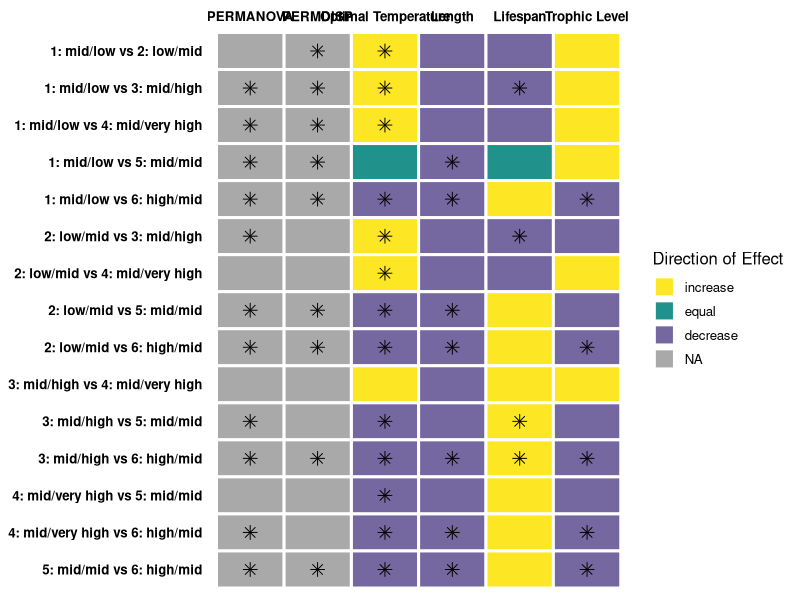
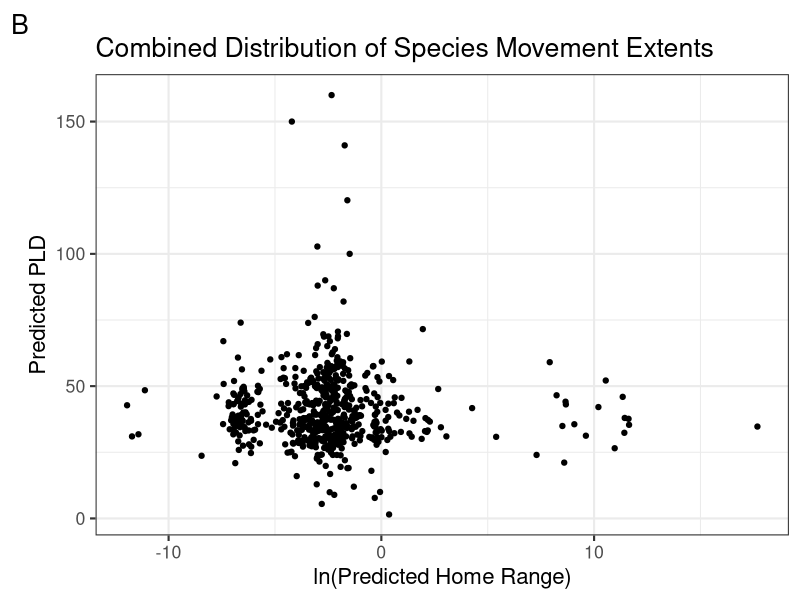
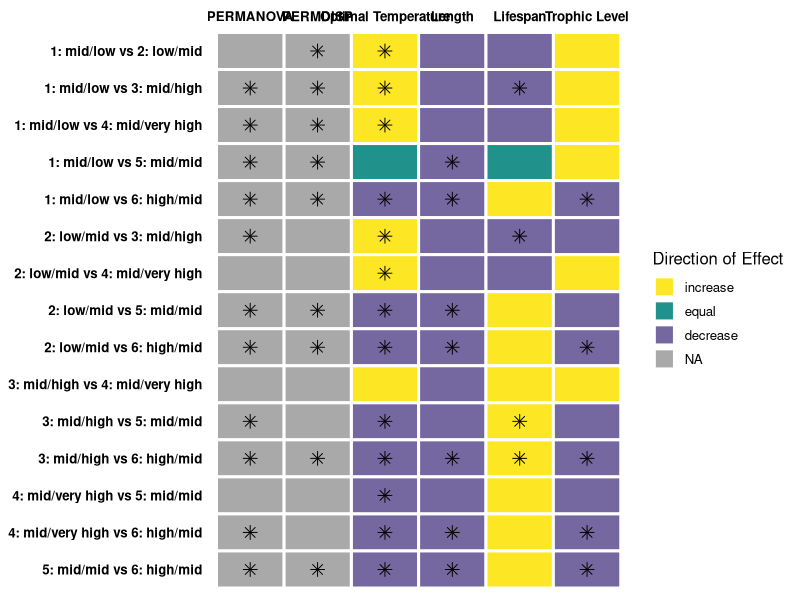

Write R code to recreate these figures, in order. (Note: this script raises an error after producing the figures.)
## ---- chunk 1
knitr::opts_chunk$set(echo = TRUE, message = FALSE, warning = FALSE)

library(tidyverse)
library(patchwork)
library(cowplot)
library(ggpubr)
library(ggrepel)
## ---- chunk 2
fishbase_data <- read_csv(here::here("01_data", "02_processed_data", "fishbase_data.csv"))

filled_data <- read_csv(here::here("01_data", "02_processed_data", "filled_data.csv"))

filled_data2 <- read_csv(here::here("01_data", "02_processed_data", "filled_data2.csv")) %>%
  mutate_if(is.character, as.factor)
## ---- chunk 3

cohort <- c("1: mid/low vs 2: low/mid", "1: mid/low vs 3: mid/high", "1: mid/low vs 4: mid/very high", "1: mid/low vs 5: mid/mid", "1: mid/low vs 6: high/mid",
            "2: low/mid vs 3: mid/high", "2: low/mid vs 4: mid/very high", "2: low/mid vs 5: mid/mid", "2: low/mid vs 6: high/mid",
            "3: mid/high vs 4: mid/very high", "3: mid/high vs 5: mid/mid", "3: mid/high vs 6: high/mid",
            "4: mid/very high vs 5: mid/mid", "4: mid/very high vs 6: high/mid",
            "5: mid/mid vs 6: high/mid")
PERMDISP <- c(0.0019, 0.0003, 0.0327, 0.0001, 0.0001,
              0.5182, 0.7507, 0.0138, 0.0005,
              0.9792, 0.5276, 0.0029, 
              0.7928, 0.1475, 
              0.0052)
PERMANOVA <- c(1.0000, 0.0015, 0.0495, 0.0015, 0.0015,
               0.0015, 1.0000, 0.0015, 0.0015,
               1.0000, 0.0015, 0.0015,
               0.8175, 0.0090,
               0.0015)
Optimal_Temp <- c(0.005043306637114, 0.000000051454126, 0.000113116310469, 0.789451442990800, 0.010082693281337,
                  0.000025756231358, 0.001765218761412, 0.000112331676538, 0.000038520195310,
                  0.284373283785538, 0.000000002348839, 0.000000002258531, 
                  0.000068856888538, 0.000001695644852, 
                  0.010090438574951)
temp_arrows <- c("increase", "increase", "increase", "equal", "decrease",
                 "increase", "increase","decrease", "decrease",
                 "increase","decrease", "decrease",
                 "decrease", "decrease",
                 "decrease")
Length <- c(0.8592642, 0.9998089, 0.9872521, 0.0007795, 0.0000000,
            0.9070423, 0.9181733, 0.0000000, 0.0000000,
            0.9966266, 0.1494607, 0.0000000,
            0.9897718, 0.0008647,
            0.0000000)
length_arrows <- c("decrease", "decrease", "decrease", "decrease", "decrease",
                   "decrease", "decrease", "decrease", "decrease",
                   "decrease", "decrease", "decrease",
                   "decrease", "decrease",
                   "decrease")
Lifespan <- c(0.57035468549, 0.00007769083, 0.55052882501, 0.74567296422, 0.31579160719,
              0.00010263105, 0.59495732706, 0.73671251684, 0.20707475101,
              0.38779558233, 0.00017543403, 0.00008096802,
              0.58625833556, 0.24515673988,
              0.24664224315)
life_arrows <- c("decrease", "decrease", "decrease", "equal", "increase",
                 "decrease", "decrease", "increase", "increase",
                 "increase", "increase", "increase",
                 "increase", "increase",
                 "increase")
Trophic_Level <- c(0.1035871996367, 0.0891868417293, 0.5697644317228, 0.5148291779984, 0.0000607828670,
                   0.5183877375223, 0.8682996282889, 0.2916548282051, 0.0000002614727,
                   0.8630208058363, 0.2124781071891, 0.0000015574893, 
                   0.7282998974706, 0.0082066924854, 
                   0.0000032514102)
trophic_arrows <- c("increase", "increase", "increase", "increase", "decrease",
                    "decrease", "increase", "decrease", "decrease",
                    "increase", "decrease", "decrease",
                    "decrease", "decrease",
                    "decrease")

# Create data frame
data <- data.frame(cohort, PERMDISP, PERMANOVA, Optimal_Temp, Length, Lifespan, Trophic_Level)

# Pivot to long data format
data_long <- data %>% 
  mutate(across(c("Optimal_Temp", "Length", "Lifespan", "Trophic_Level"), round, 4)) %>% 
  pivot_longer(-cohort) %>% 
  set_names(c("cohort", "variable", "p_value")) %>% 
  mutate(significant = case_when(
    p_value >= 0.05 ~ "no",
    p_value < 0.05 ~ "yes"
  ))

# Add arrow information
data1 <- data.frame(cohort, temp_arrows, length_arrows, life_arrows, trophic_arrows) %>% 
  rename(Optimal_Temp = temp_arrows, Length = length_arrows, Lifespan = life_arrows, Trophic_Level = trophic_arrows) %>% 
  pivot_longer(-cohort) %>% 
  set_names(c("cohort", "variable", "direction")) %>% 
  full_join(data_long, by = c("cohort","variable")) %>% 
  mutate(direction = fct_relevel(direction, c("increase", "equal", "decrease")))

# Reorder and rename levels
data1$variable <- factor(data1$variable, levels = c("PERMANOVA", "PERMDISP", "Optimal_Temp", "Length", "Lifespan", "Trophic_Level"))
data1$variable <- recode_factor(data1$variable, PERMANOVA = "PERMANOVA", PERMDISP = "PERMDISP", Optimal_Temp = "Optimal Temperature", Length = "Length", Lifespan = "Lifespan", Trophic_Level = "Trophic Level")



# Plot 
g <- ggplot(data1, aes(x = variable, y = cohort, fill = direction)) +
  geom_tile(color = "white", lwd = 1) +
  geom_point(data = data1 %>% filter(significant == "yes"), shape = 8, size = 3, color = "black", show.legend = FALSE) +
  theme_minimal(base_size = 12) +
  theme(axis.title = element_blank(),
        axis.text = element_text(face = "bold", color = "black"),
        axis.ticks = element_blank(),
        panel.grid.major = element_blank()) +
  labs(fill = "Direction of Effect") +
  scale_x_discrete(position = "top") +
  scale_y_discrete(limits = rev) +
  scale_fill_manual(values = c("#fde725", "#21918c", "#7568a0"), na.value = "darkgray")

g

ggsave(g, file = paste0("stats_sum.pdf"), path = here::here("04_figs"), height = 12, width = 12)

#geom_point(data = data_arrows, mapping=aes(x = variable, y = cohort), pch = "x", inherit.aes = F)

## ---- chunk 4
# homerange vs PLD
fishbase_data_gmm <- filled_data2 %>%
  mutate(class2 = as.factor(class2))

hr_hist <- ggplot(fishbase_data_gmm, aes(log(home_range))) +
  geom_histogram() +
  theme_bw(base_size = 16) +
  labs(
    y = "Count",
    x = "ln(Predicted Home Range)",
    tag = "A"
  ) +
  ggtitle("Individual Distributions of Species Movement Extents")

pld_hist <- ggplot(fishbase_data_gmm, aes(pld)) +
  geom_histogram() +
  theme_bw(base_size = 16) +
  labs(
    y = "Count",
    x = "Predicted PLD"
  )

dist_plot <- (hr_hist / pld_hist)

p1 <- ggplot(fishbase_data_gmm, aes(log(home_range), pld)) +
  geom_jitter() +
  theme_bw(base_size = 16) +
  labs(
    y = "Predicted PLD",
    x = "ln(Predicted Home Range)",
    tag = "B"
  ) +
  ggtitle("Combined Distribution of Species Movement Extents")

p1



# example_fish <- filled_data2 %>%
#   select(species, fb_name, class2, class3, magnitude_homerange, month_pld) %>%
#   filter(fb_name %in% c(
#     "Hogfish", "Yellow snapper", "Blackfin tuna", "Humphead wrasse", "Pacific red snapper",
#     "Giant seabass", "Lemon sole", "Chum salmon", "Pacific ocean perch", "Atlantic herring",
#     "Atlantic cod", "Haddock", "Atlantic salmon", "California sheephead", "Black seabream",
#     "Blue marlin", "Yellowfin tuna", "Swordfish"
#     # "Blackhead seabream", "Pink salmon", "Coho salmon", "Ghost shark", "Pollack", "Polar cod", "Sockeye salmon", "Chinook salmon"
#   ))


gmm_new_fig <- ggplot(fishbase_data_gmm, aes(magnitude_homerange, month_pld)) +
  theme_bw(base_size = 16) +
  labs(
    x = "Predicted Home Range Magnitude",
    y = "Predicted PLD Month",
    color = "Class (Homerange/PLD)",
    tag = "C"
  ) +
  ylim(-0.1,6) +
  theme(legend.position = "bottom") +
  scale_color_viridis_d() +
  geom_label_repel(
    data = subset(fishbase_data_gmm, fb_name %in% c("Hogfish", "Yellow snapper", "Blackfin tuna")),
    aes(label = fb_name, color = class2),
    vjust = "outward", hjust = "outward",
    min.segment.length = 0.5,
    nudge_y = -1,
    show.legend = FALSE
  ) +
  geom_label_repel(
    data = subset(fishbase_data_gmm, fb_name %in% c("Chocolate hind", "Lingcod", "Nassau grouper")),
    aes(label = fb_name, color = class2),
    hjust = "inward",
    min.segment.length = 0.5,
    box.padding = 0.3,
    nudge_x = -2, nudge_y = -0.8,
    show.legend = FALSE
  ) +
  geom_label_repel(
    data = subset(fishbase_data_gmm, fb_name %in% c("Lemon sole", "North Pacific hake", "Yellowstripe goatfish")),
    aes(label = fb_name, color = class2),
    vjust = "outward", hjust = "outward",
    min.segment.length = 0.5,
    nudge_x = -1, nudge_y = 0.8,
    show.legend = FALSE
  ) +
  geom_label_repel(
    data = subset(fishbase_data_gmm, fb_name %in% c("Atlantic herring", "Atlantic cod", "Summer flounder")),
    aes(label = fb_name, color = class2),
    vjust = "outward", hjust = "outward",
    min.segment.length = 0.5,
    nudge_y = 0,
    show.legend = FALSE
  ) +
  geom_label_repel(
    data = subset(fishbase_data_gmm, fb_name %in% c("Great barracuda", "Giant trevally", "Black seabream")),
    aes(label = fb_name, color = class2),
    vjust = "outward", hjust = "outward",
    min.segment.length = 0.5,
    nudge_y = 1, nudge_x = 0.3,
    show.legend = FALSE
  ) +
  geom_label_repel(
    data = subset(fishbase_data_gmm, fb_name %in% c("Common snook", "Yellowfin tuna", "Swordfish")),
    aes(label = fb_name, color = clas2),
    color = "goldenrod1",
    vjust = "outward", hjust = "outward",
    min.segment.length = 30,
    nudge_y = -0.5,
    show.legend = FALSE
  ) +
  geom_jitter(aes(color = class2)) +
  ggtitle("Distribution of Scaled Species Movement Extents")

gmm_new_fig
#ggsave(gmm_new_fig, file = paste0("gmm_fig.png"), path = here::here("04_figs"), height = 8, width = 15)

# panel
gmm_panel <- ((dist_plot) | p1) / gmm_new_fig &
  theme(plot.tag = element_text(face = "bold"))

gmm_panel
#ggsave(gmm_panel, file = paste0("gmm_panel.pdf"), path = here::here("04_figs", "final_figs"), height = 10, width = 15)

## ---- chunk 5
missing <- miss_var_summary(fishbase_data)
missing2 <- miss_var_summary(filled_data)
missing3 <- miss_var_summary(filled_data2)

missing_fishbase_data <- fishbase_data %>% 
  dplyr::select(
    oxygen_cons, temp_range, fecundity_mean, dev_place,
    longevity_wild, temp_preferred, iucn_category,
  ) %>%
  rename(
    "Oxygen Consumption Rate" = oxygen_cons,
    "Temperature Range" = temp_range,
    "Fecundity" = fecundity_mean,
    "Place of Development" = dev_place,
    "Maximum Recorded Lifespan" = longevity_wild,
    "Optimal Temperature" = temp_preferred,
    "IUCN Category" = iucn_category
  )

m1 <- gg_miss_var(missing_fishbase_data) +
  theme_bw(base_size = 16) +
  labs(y = "Original Missing Data", x = "") +
  theme(axis.title.x = element_text(vjust = -1))
m1

missing_filled_data <- filled_data %>% 
  dplyr::select(
    oxygen_cons, temp_range, dev_place, fecundity_mean,
    longevity_wild, temp_preferred, iucn_category,
  ) %>%
  rename(
    "Oxygen Consumption Rate" = oxygen_cons,
    "Temperature Range" = temp_range,
    "Place of Development" = dev_place,
    "Fecundity" = fecundity_mean,
    "Maximum Recorded Lifespan" = longevity_wild,
    "Optimal Temperature" = temp_preferred,
    "IUCN Category" = iucn_category
  )

m2 <- gg_miss_var(missing_filled_data) + # figure showing the missing data
  theme_bw(base_size = 16) +
  labs(y = "Missing Data After Genus-Level Fill", x = "Variable") +
  theme(axis.title.x = element_text(vjust = -1))
m2

missing_data_final <- filled_data2 %>%
  dplyr::select(
    oxygen_cons, temp_range, fecundity_mean, dev_place,
    longevity_wild, temp_preferred, iucn_category
  ) %>%
  rename(
    "Oxygen Consumption Rate" = oxygen_cons,
    "Temperature Range" = temp_range,
    "Fecundity" = fecundity_mean,
    "Place of Development" = dev_place,
    "Maximum Recorded Lifespan" = longevity_wild,
    "Optimal Temperature" = temp_preferred,
    "IUCN Category" = iucn_category
  )

m3 <- gg_miss_var(missing_data_final) +
  theme_bw(base_size = 16) +
  labs(y = "Missing Data After Family-Level Fill", x = "") +
  theme(axis.title.x = element_text(vjust = -1))
m3

missing_fig <- (m1 / m2 / m3) +
  plot_annotation(tag_levels = "A") &
  theme_bw(base_size = 16)
missing_fig

#ggsave(missing_fig, file = paste0("missing_data.pdf"), path = here::here("04_figs", "final_figs"), height = 12, width = 8)

## ---- chunk 6
# continuous

plot_data <- filled_data2 %>%
  mutate(
    class2 = as.factor(class2),
    class3 = as.factor(class3),
    order = as.factor(order)
  )

response <- "class2"
expl_cont <- c(
  "temp_preferred", "fecundity_mean",
  "longevity_wild", "sp_richness", "length",
  "r_fin", "diet_troph3", "oxygen_cons", "temp_range"
)

box_data <- function(x, y) {
  ggplot(plot_data, aes(x = .data[[y]], y = .data[[x]])) +
    geom_boxplot(aes(color = .data[[y]])) +
    theme_bw() +
    coord_flip() +
    labs(
      x = "Movement Class",
      color = "Class (Homerange/PLD)"
    ) +
    scale_color_viridis_d()
}

# plots_cont <- map(expl_cont, ~ box_data(.x, "class2"))
# plots_cont
## ---- chunk 7

# significant panel
temp_plot <- box_data(x = "temp_preferred", y = "class2") +
  labs(y = "Optimal Temperature (ºC)", x = "") +
  scale_x_discrete(position = "top") +
  theme(axis.text.y = element_blank())
length_plot <- box_data(x = "length", y = "class2") +
  labs(y = "Length (cm)", x = "") +
  scale_x_discrete(position = "top")
long_plot <- box_data(x = "longevity_wild", y = "class2") +
  labs(y = "Maximum Lifespan (yr)", x = "") +
  scale_x_discrete(position = "top")
diet_plot <- box_data(x = "diet_troph3", y = "class2") + 
  labs(y = "Trophic Level", x = "") +
  scale_x_discrete(position = "top") +
  theme(axis.text.y = element_blank())


r_fin_plot <- box_data(x = "r_fin", y = "class2") + 
  stat_kruskal_test(label.y = 0.9, label.x = 6, position = "jitter") +
  labs(y = "Growth Rate", x = "") +
  theme(axis.text.y = element_blank()) +
  scale_x_discrete(position = "top")
oxygen_plot <- box_data(x = "oxygen_cons", y = "class2") + 
  stat_kruskal_test(label.y = 2000, label.x = 5.8, position = "jitter") +
  labs(y = "Oxygen Consumption", x = "") +
  theme(axis.text.y = element_blank()) +
  scale_x_discrete(position = "top")
temp_range_plot <- box_data(x = "temp_range", y = "class2") + 
  stat_kruskal_test(label.y = 20, label.x = 3.5, position = "jitter") +
  labs(y = "Temperature Range", x = "") + 
  scale_x_discrete(position = "top")
fecund_plot <- box_data(x = "fecundity_mean", y = "class2") + 
  stat_kruskal_test(label.y = 40000000, label.x = 5.5, position = "jitter") +
  labs(y = "Fecundity", x = "") +
  scale_x_discrete(position = "top")
sp_rich_plot <- box_data(x = "sp_richness", y = "class2") + 
  stat_kruskal_test(label.y = 1100, position = "jitter") +
  labs(y = "Species Richness", x = "") + 
  scale_x_discrete(position = "top")


num_panel <- r_fin_plot + temp_range_plot + oxygen_plot + sp_rich_plot + plot_spacer() + fecund_plot +
  plot_layout(ncol = 2, guides = "collect") + 
  plot_annotation(tag_levels = "A") &
  theme(text = element_text(size = 14), legend.position = "none")

numeric_panel <- wrap_elements(num_panel) +
  labs(tag = "Movement Class") +
  theme(
    plot.tag = element_text(size = 14, angle = 270),
    plot.tag.position = "right"
  )

numeric_panel
#ggsave(numeric_panel, file = paste0("numeric_panel.pdf"), path = here::here("04_figs", "final_figs"), height = 11, width = 11)


ind_panel <- ((temp_plot | length_plot) / (diet_plot | long_plot)) +
  plot_layout(guides = "collect") +
  plot_annotation(tag_levels = "A") &
  theme(text = element_text(size = 14), legend.position = "none")

individual_panel <- wrap_elements(ind_panel) +
  labs(tag = "Movement Class") +
  theme(
    plot.tag = element_text(size = 14, angle = 270),
    plot.tag.position = "right"
  )

individual_panel

#ggsave(individual_panel, file = paste0("4_trait_panel.pdf"), path = here::here("04_figs", "final_figs"), height = 8, width = 13)

## ---- chunk 8
# ggsave(temp_plot, file = paste0("temp_plot.png"), path = here::here("04_figs", "individual_plots", "numeric"), height = 10, width = 10)
# ggsave(fecund_plot, file = paste0("fecund_plot.png"), path = here::here("04_figs", "individual_plots", "numeric"), height = 10, width = 10)
# ggsave(long_plot, file = paste0("long_plot.png"), path = here::here("04_figs", "individual_plots", "numeric"), height = 10, width = 10)
# ggsave(sp_rich_plot, file = paste0("sp_rich_plot.png"), path = here::here("04_figs", "individual_plots", "numeric"), height = 10, width = 10)
# ggsave(length_plot, file = paste0("length_plot.png"), path = here::here("04_figs", "individual_plots", "numeric"), height = 10, width = 10)
# ggsave(kfin_plot, file = paste0("kfin_plot.png"), path = here::here("04_figs", "individual_plots", "numeric"), height = 10, width = 10)
# ggsave(r_fin_plot, file = paste0("r_fin_plot.png"), path = here::here("04_figs", "individual_plots", "numeric"), height = 10, width = 10)
# ggsave(diet_plot, file = paste0("diet_plot.png"), path = here::here("04_figs", "individual_plots", "numeric"), height = 10, width = 10)
# ggsave(oxygen_plot, file = paste0("oxygen_plot.png"), path = here::here("04_figs", "individual_plots", "numeric"), height = 10, width = 10)
# ggsave(temp_range_plot, file = paste0("temp_range_plot.png"), path = here::here("04_figs", "individual_plots", "numeric"), height = 10, width = 10)
## ---- chunk 9
# categorical

expl_cat <- c(
  "body_shape_i", "dev_place", "demers_pelag", "iucn_category","food_mode"
)

scatter_data <- function(x, y) {
  ggplot(plot_data, aes(x = .data[[x]], y = .data[[y]])) +
    geom_jitter(aes(color = .data[[y]])) +
    theme_bw() +
    labs(
      y = "Movement Class",
      color = "Class (homerange/PLD)"
    ) +
    scale_color_viridis_d() +
    theme(axis.text.x = element_text(angle = 40, hjust = 1))
}

# plots_cat <- map(expl_cat, ~ scatter_data(.x, "class2"))
# plots_cat
## ---- chunk 10

body_plot <- scatter_data(x = "body_shape_i", y = "class2") + 
  labs(y = "", x = "Body Shape") +
  scale_y_discrete(position = "right")
dev_plot <- scatter_data(x = "dev_place", y = "class2") + 
  labs(y = "", x = "Place of Development") +
  scale_y_discrete(position = "right")
demers_plot <- scatter_data(x = "demers_pelag", y = "class2") + 
  labs(y = "", x = "Habitat Type") +
  theme(axis.text.y = element_blank())
iucn_plot <- scatter_data(x = "iucn_category", y = "class2") + 
  labs(y = "", x = "IUCN Category") +
  theme(axis.text.y = element_blank())
food_plot <- scatter_data(x = "food_mode", y = "class2") + 
  labs(y = "", x = "Feeding Mode") +
  scale_y_discrete(position = "right")


cat_panel <- demers_plot + dev_plot + iucn_plot + food_plot + plot_spacer() + body_plot +
  plot_layout(ncol = 2, guides = "collect") + 
  plot_annotation(tag_levels = "A") &
  theme(text = element_text(size = 14), legend.position = "none")

categorical_panel <- wrap_elements(cat_panel) +
  labs(tag = "Movement Class") +
  theme(
    plot.tag = element_text(size = 14, angle = 270),
    plot.tag.position = "right"
  )

categorical_panel
#ggsave(categorical_panel, file = paste0("categorical_panel.pdf"), path = here::here("04_figs", "final_figs"), height = 11, width = 11)

## ---- chunk 11

# # PLD vs Home Range
# p1_wsn <- ggplot(fishbase_data_gmm, aes(log(home_range), pld)) +
#   geom_jitter(color = "#003366") +
#   theme_bw(base_size = 25) +
#   labs(
#     y = "PLD (days)",
#     x = "Natural Log of Predicted Home Range",
#     #tag = "B"
#   ) +
#   ggtitle("Combined Adult and Larval Movement")
# 
# p1_wsn
# 
# #ggsave(p1_wsn, file = paste0("PLD_HR.pdf"), path = here::here("04_figs", "WSN"), height = 7, width = 11)
# 
# gmm_wsn <- ggplot(fishbase_data_gmm, aes(magnitude_homerange, month_pld)) +
#   theme_bw(base_size = 32) +
#   labs(
#     x = "Home Range Magnitude",
#     y = "PLD (month)",
#     color = "Class (home range/PLD)",
#     #tag = "C"
#   ) +
#   ylim(-0.1,6) +
#   theme(legend.position = "bottom", 
#         legend.background = element_rect(color = "gray")) +
#   scale_color_viridis_d() +
#   # geom_label_repel(
#   #   data = subset(fishbase_data_gmm, fb_name %in% c("Yellow snapper", "Blackfin tuna")),
#   #   aes(label = fb_name, color = class2),
#   #   size = 8,
#   #   vjust = "outward", hjust = "outward",
#   #   min.segment.length = 50,
#   #   nudge_y = -1,
#   #   show.legend = FALSE
#   # ) +
#   # geom_label_repel(
#   #   data = subset(fishbase_data_gmm, fb_name %in% c("Lingcod", "Nassau grouper")),
#   #   aes(label = fb_name, color = class2),
#   #   size = 8,
#   #   hjust = "inward",
#   #   min.segment.length = 50,
#   #   box.padding = 0,
#   #   nudge_x = -3, nudge_y = -0.8,
#   #   show.legend = FALSE
#   # ) +
#   # geom_label_repel(
#   #   data = subset(fishbase_data_gmm, fb_name %in% c("Lemon sole", "North Pacific hake")),
#   #   aes(label = fb_name, color = class2),
#   #   size = 8,
#   #   vjust = "outward", hjust = "outward",
#   #   min.segment.length = 50,
#   #   nudge_x = -1, nudge_y = 0.8,
#   #   show.legend = FALSE
#   # ) +
#   # geom_label_repel(
#   #   data = subset(fishbase_data_gmm, fb_name %in% c("Atlantic herring", "Atlantic cod")),
#   #   aes(label = fb_name, color = class2),
#   #   size = 8,
#   #   vjust = "outward", hjust = "outward",
#   #   min.segment.length = 50,
#   #   nudge_y = 0,
#   #   show.legend = FALSE
#   # ) +
#   # geom_label_repel(
#   #   data = subset(fishbase_data_gmm, fb_name %in% c("Great barracuda", "Black seabream")),
#   #   aes(label = fb_name, color = class2),
#   #   size = 8,
#   #   vjust = "outward", hjust = "outward",
#   #   min.segment.length = 50,
#   #   nudge_y = 1, nudge_x = 0.7,
#   #   show.legend = FALSE
#   # ) +
#   # geom_label_repel(
#   #   data = subset(fishbase_data_gmm, fb_name %in% c("Yellowfin tuna", "Swordfish")),
#   #   aes(label = fb_name, color = clas2),
#   #   color = "goldenrod1",
#   #   size = 8,
#   #   vjust = "inward", #hjust = "outward",
#   #   min.segment.length = 50,
#   #   nudge_y = 0.5,
#   #   show.legend = FALSE
#   # ) +
#   geom_jitter(aes(color = class2), size = 4)
# 
# gmm_wsn
# 
# ggsave(gmm_wsn, file = paste0("gmm_wsn_nolabel.pdf"), path = here::here("04_figs", "WSN"), height = 10, width = 24)
# 
# 
# 
# # Individual panel
# ind_panel_wsn <- ((temp_plot | length_plot) / (diet_plot | long_plot)) +
#   plot_layout(guides = "collect") +
#   plot_annotation(tag_levels = "A") &
#   theme(text = element_text(size = 25), legend.position = "none")
# 
# individual_panel_wsn <- wrap_elements(ind_panel_wsn) +
#   labs(tag = "Movement Cohort") +
#   theme(
#     plot.tag = element_text(size = 25, angle = 270),
#     plot.tag.position = "right"
#   )
# 
# individual_panel_wsn
# 
# ggsave(individual_panel_wsn, file = paste0("panel_wsn.pdf"), path = here::here("04_figs", "WSN"), height = 12, width = 16)
# 
